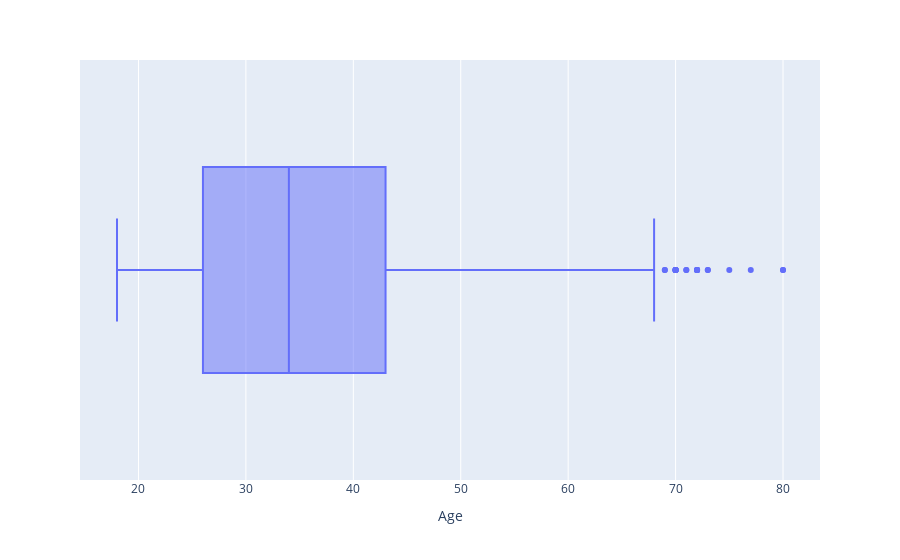
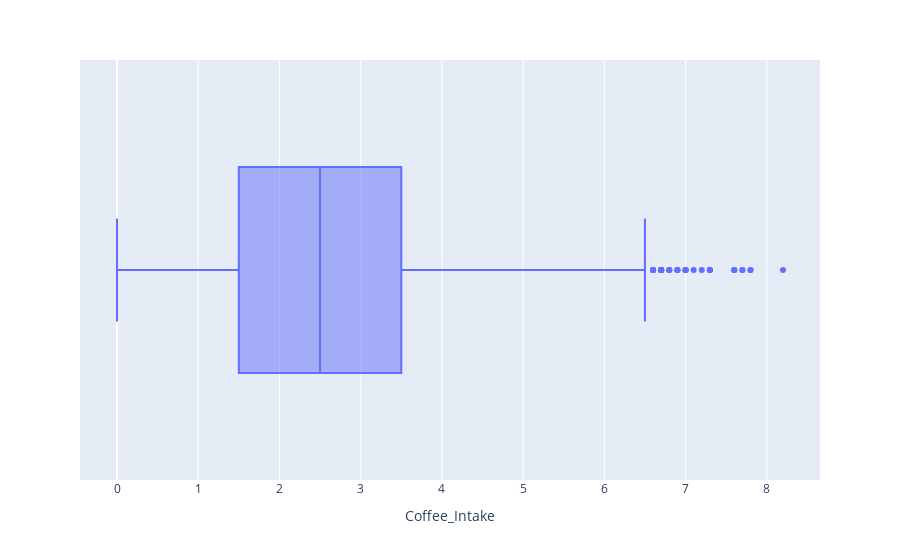

The notebook cell saved with these charts, in order:
### Code cell
for i in num_con:
    px.box(df,x=i).show()

### Figure 1 — Plotly figure (JSON) as saved in the notebook; plotly's stock layout.template omitted (floating-point values rounded to 4 significant figures; data arrays with more than 128 entries replaced by an {"elided": "..."} marker saying what was removed)
{"data": [{"alignmentgroup": "True", "hovertemplate": "Age=%{x}<extra></extra>", "legendgroup": "", "marker": {"color": "#636efa"}, "name": "", "notched": false, "offsetgroup": "", "orientation": "h", "showlegend": false, "type": "box", "x": {"elided": "10000 int values"}, "x0": " ", "xaxis": "x", "y0": " ", "yaxis": "y"}], "layout": {"boxmode": "group", "legend": {"tracegroupgap": 0}, "margin": {"t": 60}, "xaxis": {"anchor": "y", "domain": [0, 1], "title": {"text": "Age"}}, "yaxis": {"anchor": "x", "domain": [0, 1]}}}

### Figure 2 — Plotly figure (JSON) as saved in the notebook; plotly's stock layout.template omitted (floating-point values rounded to 4 significant figures; data arrays with more than 128 entries replaced by an {"elided": "..."} marker saying what was removed)
{"data": [{"alignmentgroup": "True", "hovertemplate": "Coffee_Intake=%{x}<extra></extra>", "legendgroup": "", "marker": {"color": "#636efa"}, "name": "", "notched": false, "offsetgroup": "", "orientation": "h", "showlegend": false, "type": "box", "x": {"elided": "10000 float values"}, "x0": " ", "xaxis": "x", "y0": " ", "yaxis": "y"}], "layout": {"boxmode": "group", "legend": {"tracegroupgap": 0}, "margin": {"t": 60}, "xaxis": {"anchor": "y", "domain": [0, 1], "title": {"text": "Coffee_Intake"}}, "yaxis": {"anchor": "x", "domain": [0, 1]}}}
